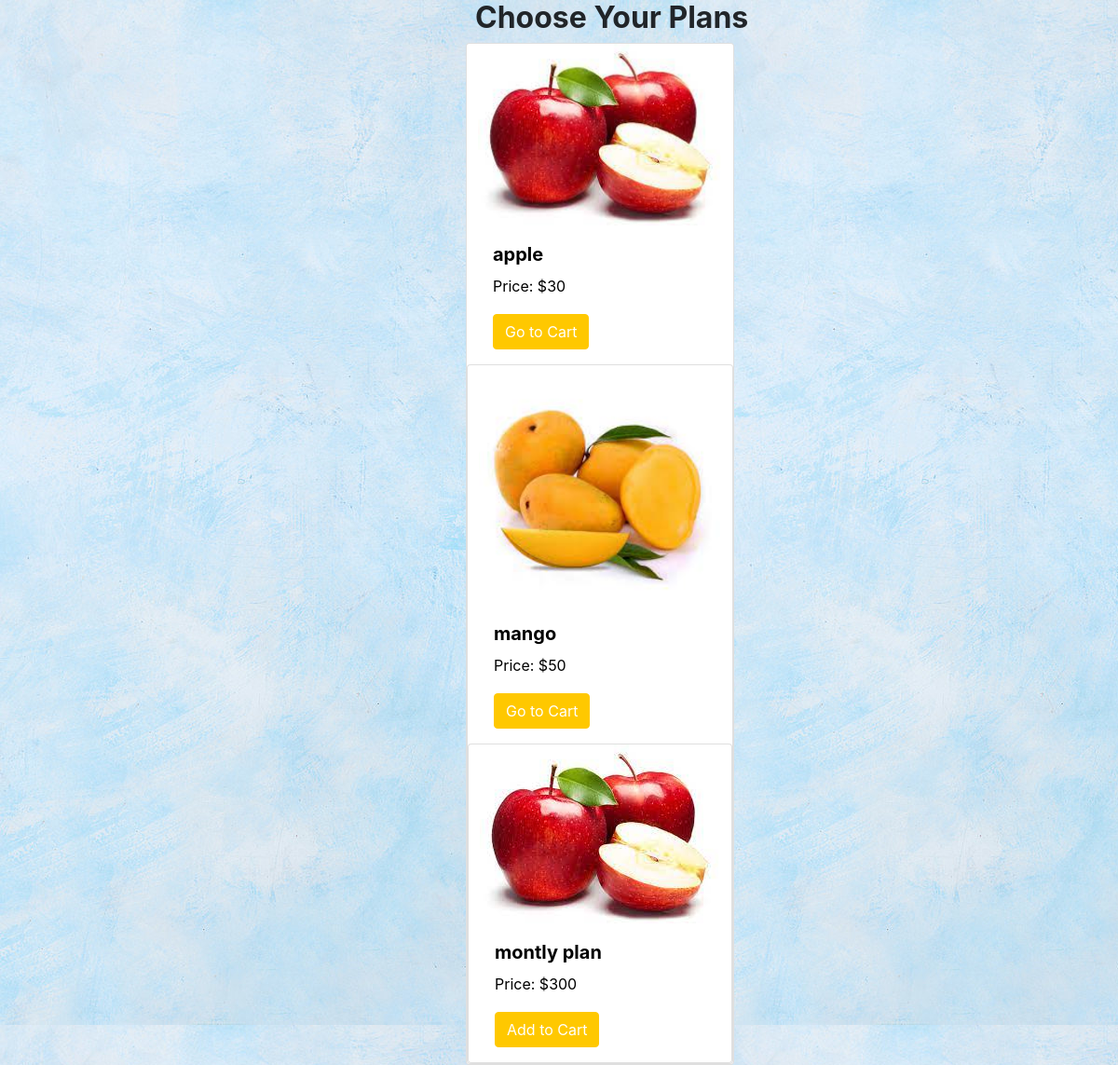
/product_list/ (signed in), run on an earlier commit of the app's database.
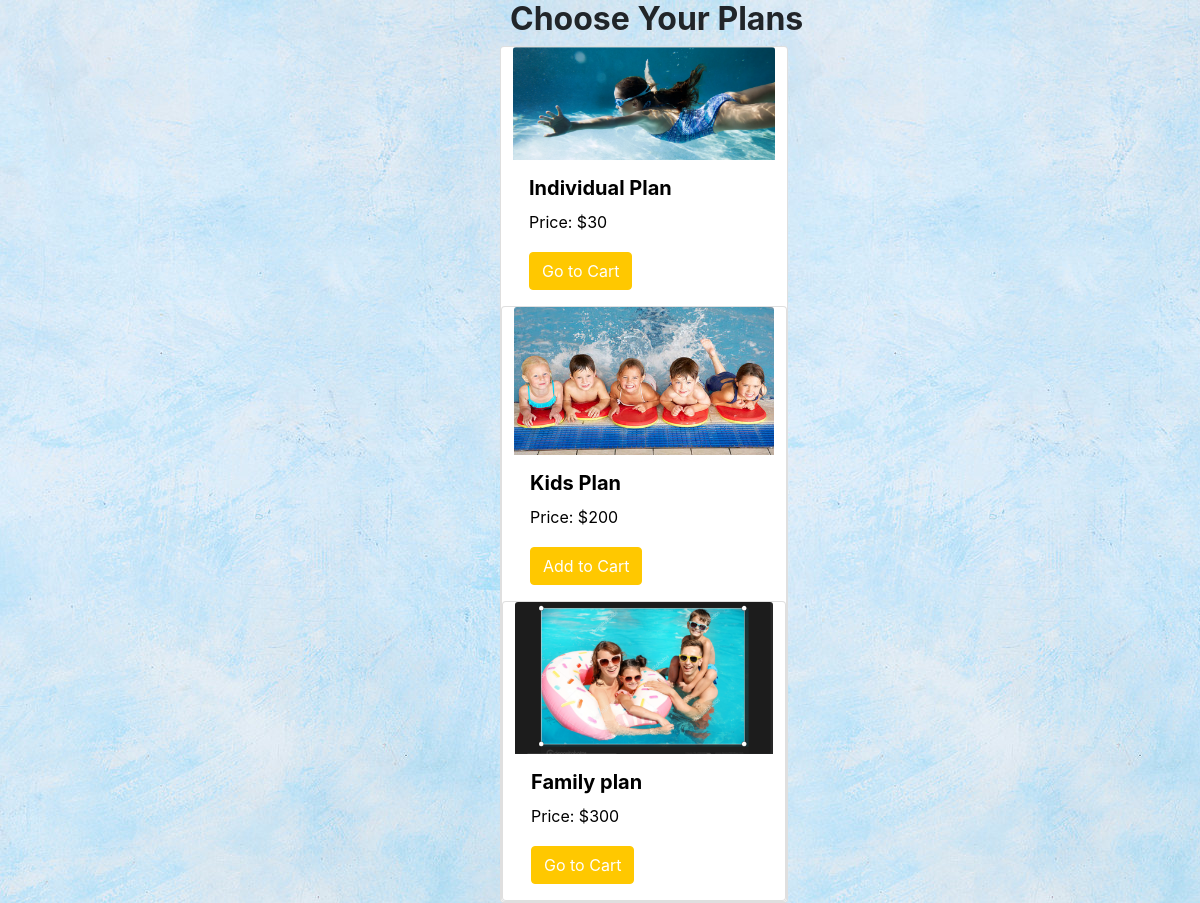
And on a later commit of the database.
### myapp/models.py (models this page shows, shortened)
class Product(models.Model):
    name = models.CharField(max_length=120)
    product_img = models.ImageField(upload_to='pics')
    little_description = models.CharField(max_length=600)
    price = models.IntegerField()

### myapp/views.py (the view)
# urls.py: path('product_list/',user_views.product_list,name='product-list'),
@login_required
def product_list(request):
    object_list = Product.objects.all()
    filtered_orders = Order.objects.filter(owner=request.user.profile, is_ordered=False)
    current_order_products = []
    if filtered_orders.exists():
    	user_order = filtered_orders[0]
    	user_order_items = user_order.items.all()
    	current_order_products = [product.product for product in user_order_items]
    context = {
        'object_list': object_list,
        'current_order_products': current_order_products
    }
    return render(request, "myapp/product_list.html", context)

### template/myapp/product_list.html (shortened to what this page needs)
<!DOCTYPE html>
{% load static %}
<head>
    <link href="https://stackpath.bootstrapcdn.com/bootstrap/4.1.1/css/bootstrap.min.css" rel="stylesheet">
    <link rel="stylesheet" href="https://use.fontawesome.com/releases/v5.0.13/css/all.css">
    <link href="{% static '../static/css/styles.css'%}" rel="stylesheet" />
</head>
<body >
  <header  style="background-image: url({% static '../static/assets/img/lightblue.jpg' %}); " >
 <h2 style="margin-left:510px;">Choose Your Plans </h2>
{% block content %}
    <div class="row" style="margin-left:500px;" >
    {% for object in object_list %}
        <div class="row" >
            <div class="card" style="width: 18rem;">
  <img class="card-img-top" src="{{object.product_img.url}}" alt="Card image cap">
  <div class="card-body">
    <h5 class="card-title" style="color:black">{{ object.name }}</h5>
    <p class="card-text" style="color:black">Price: ${{ object.price }}</p>
     {% if object in user.profile.ebooks.all %}
             add a button here to see the product
            You own this
            {% elif object in current_order_products %}
            <a href="{% url 'order_summary' %}" class="btn btn-warning">Go to Cart</a>
            {% else %}
            <a href="{% url 'add_to_cart' object.id %}" class="btn btn-warning">Add to Cart</a>
            {% endif %}
  </div>
   {% endfor %}
</div>
    </div>
{% endblock content %}
</header>
</body>
</html>

What changed in the data, as far as the page shows it:
removed Product: product_img (picture), name "mango", price "50", shows "Go to Cart"
changed Product: product_img: a different picture; name "apple" → "Individual Plan"
added Product: product_img (picture), name "Kids Plan", price "200", shows "Add to Cart"
changed Product: product_img: a different picture; name "montly plan" → "Family plan"; text "Add to Cart" → "Go to Cart"
